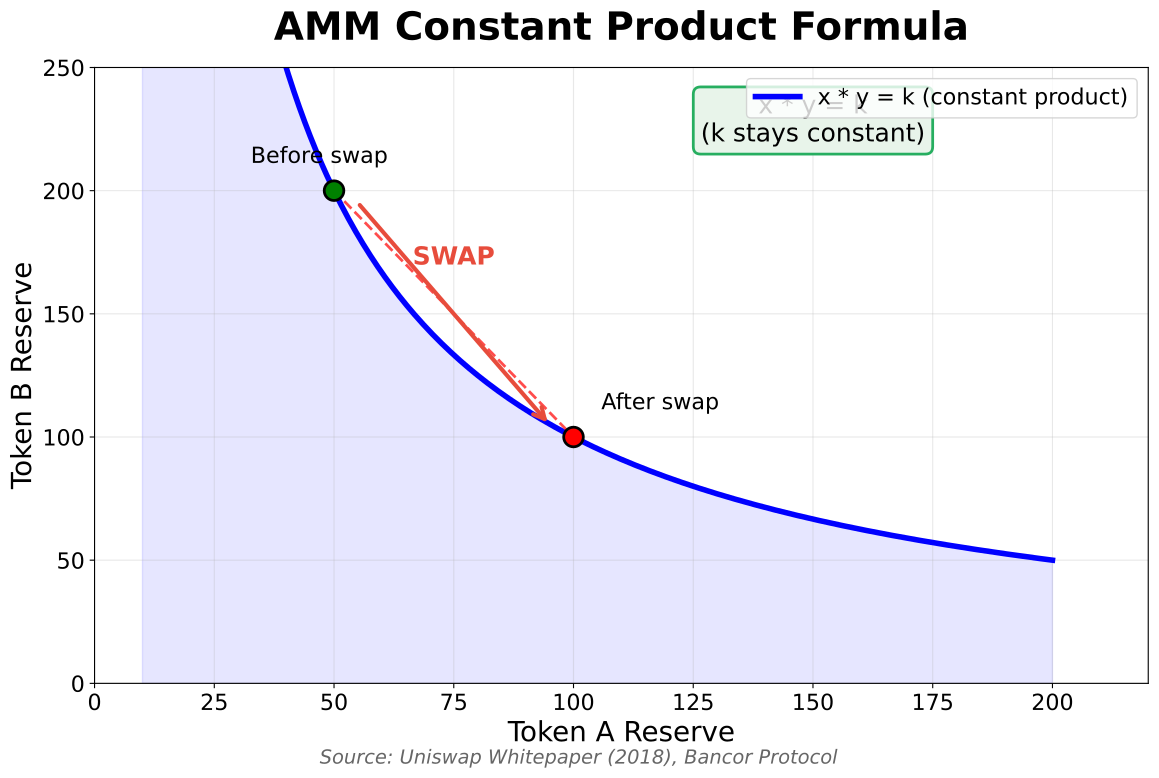

Generate this figure with Python:
"""
AMM Bonding Curve
Shows the constant product formula x*y=k

Output: amm_bonding_curve.pdf
Module: module_02_blockchain
Lesson: 21 - DeFi
"""

from pathlib import Path
import matplotlib.pyplot as plt
import numpy as np

CHART_METADATA = {
    'title': 'AMM Bonding Curve',
    'module': 'module_02_blockchain',
    'lesson': 21,
    'url': 'https://github.com/Digital-AI-Finance/digital-finance/tree/main/module_02_blockchain/figures/amm_bonding_curve'
}

plt.rcParams.update({
    'font.size': 20,
    'axes.labelsize': 20,
    'axes.titlesize': 28,
    'xtick.labelsize': 16,
    'ytick.labelsize': 16,
    'legend.fontsize': 16,
})

def create_chart():
    """Create AMM bonding curve visualization"""
    fig, ax = plt.subplots(figsize=(12, 8))

    # Constant product curve: x * y = k
    k = 10000
    x = np.linspace(10, 200, 500)
    y = k / x

    ax.plot(x, y, 'b-', linewidth=4, label='x * y = k (constant product)')
    ax.fill_between(x, y, alpha=0.1, color='blue')

    # Mark a trade
    x1, y1 = 50, 200
    x2, y2 = 100, 100
    ax.plot([x1, x2], [y1, y2], 'r--', linewidth=2, alpha=0.7)
    ax.scatter([x1, x2], [y1, y2], s=200, c=['green', 'red'], zorder=5, edgecolors='black', linewidths=2)
    ax.annotate('Before swap', (x1, y1), textcoords='offset points', xytext=(-60, 20), fontsize=16)
    ax.annotate('After swap', (x2, y2), textcoords='offset points', xytext=(20, 20), fontsize=16)

    # Arrow showing trade
    ax.annotate('', xy=(x2-5, y2+5), xytext=(x1+5, y1-5),
               arrowprops=dict(arrowstyle='->', lw=3, color='#E74C3C'))
    ax.text(75, 170, 'SWAP', fontsize=18, fontweight='bold', color='#E74C3C', ha='center')

    ax.set_xlabel('Token A Reserve', fontsize=20)
    ax.set_ylabel('Token B Reserve', fontsize=20)
    ax.set_title('AMM Constant Product Formula', fontsize=28, fontweight='bold', pad=20)
    ax.legend(loc='upper right', fontsize=16)
    ax.grid(True, alpha=0.3)
    ax.set_xlim(0, 220)
    ax.set_ylim(0, 250)

    # Formula box
    ax.text(150, 220, 'x * y = k\n(k stays constant)', fontsize=18, ha='center',
           bbox=dict(boxstyle='round', facecolor='#E8F4EA', edgecolor='#27AE60', lw=2))

    fig.text(0.5, 0.02, 'Source: Uniswap Whitepaper (2018), Bancor Protocol',
            fontsize=14, ha='center', style='italic', color='#666666')

    plt.tight_layout()

    output_path = Path(__file__).parent / 'amm_bonding_curve.pdf'
    plt.savefig(output_path, format='pdf', dpi=300, bbox_inches='tight')
    plt.close()
    print(f"Chart saved to: {output_path}")
    return output_path

if __name__ == '__main__':
    create_chart()
